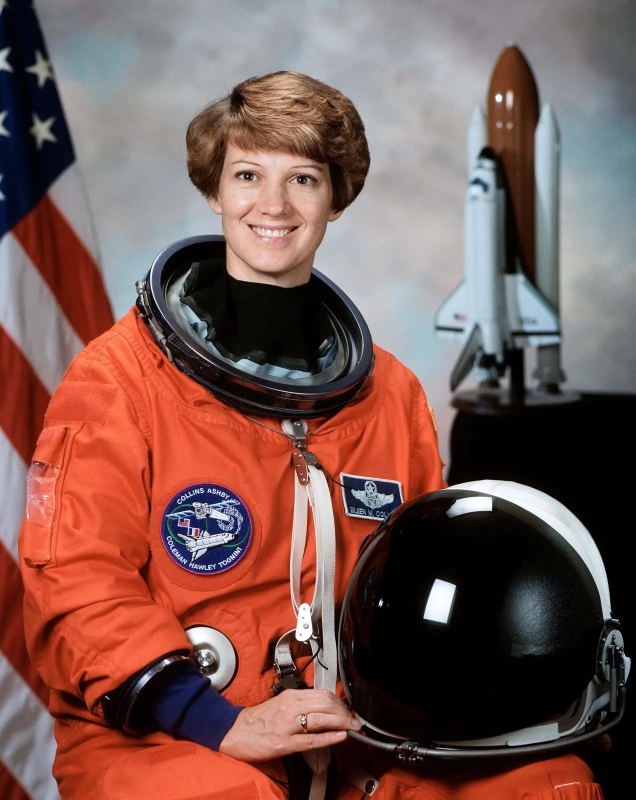
#> input picture astronaut.png, 1272 x 1600 px (shown at 1/2 size)
$ python process.py
#> lines starting #> are read from the running program, lines starting #| are printed output that depends on the picture
from PIL import Image

def main():
    image = Image.open("astronaut.png")
#> image is the input picture: PIL image 1272x1600 RGB; mean R, G, B 121.8, 88.8, 83.1
    image = image.crop((0, 0, 1024, 1024))
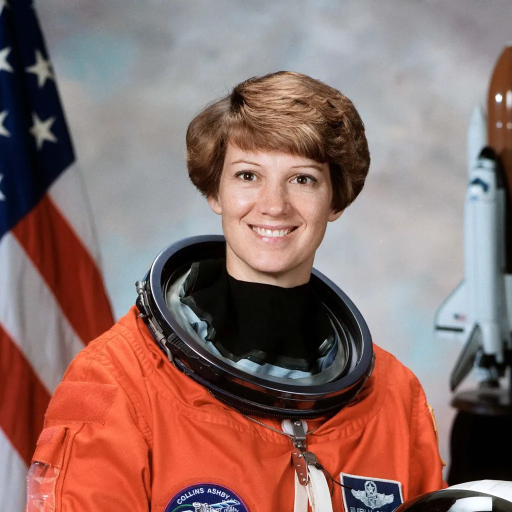
#> image: PIL image 1024x1024 RGB (shown at 1/2 size); mean R, G, B 141.4, 110.8, 105.6
    image.save("astronaut_crop.png")

    # Convert the image to YCbCr color space
    image_ycbcr = image.convert("YCbCr")
#> image_ycbcr: PIL image 1024x1024 YCbCr; mean of channels 0, 1, 2 118.9, 119.8, 143.2

    # Get the YCbCr channels
    y, cb, cr = image_ycbcr.split()
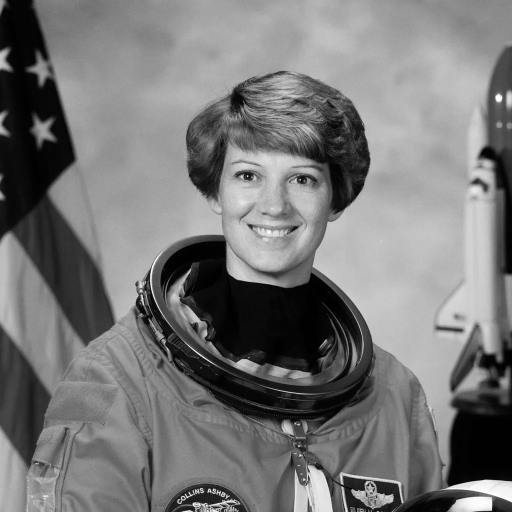
#> y: PIL image 1024x1024 L (shown at 1/2 size); min 0, max 255, mean 118.9
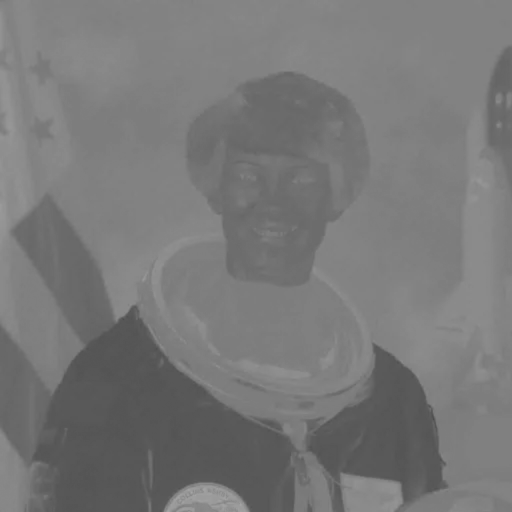
#> cb: PIL image 1024x1024 L (shown at 1/2 size); min 75, max 165, mean 119.8
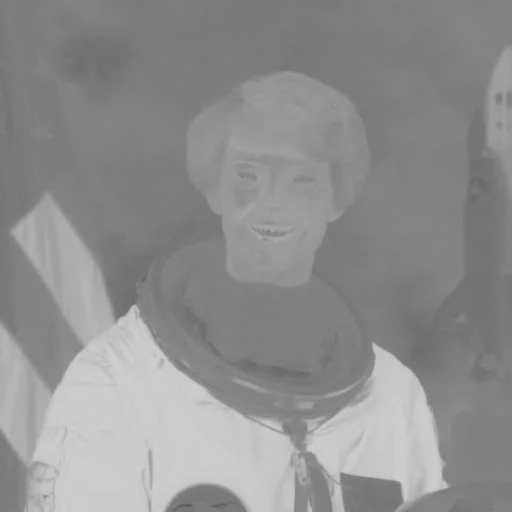
#> cr: PIL image 1024x1024 L (shown at 1/2 size); min 82, max 208, mean 143.2

    # Create a new image with the Y channel set to a constant value of 128
    y_const = Image.new("L", image_ycbcr.size, 128)
#> y_const: PIL image 1024x1024 L; every value is 128

    # Merge the constant Y channel with the original Cb and Cr channels
    image_without_y = Image.merge("YCbCr", (y_const, image_ycbcr.getchannel("Cb"), image_ycbcr.getchannel("Cr")))
#> image_without_y: PIL image 1024x1024 YCbCr; mean of channels 0, 1, 2 128, 119.8, 143.2

    # Convert the image back to RGB color space
    image_rgb = image_without_y.convert("RGB")
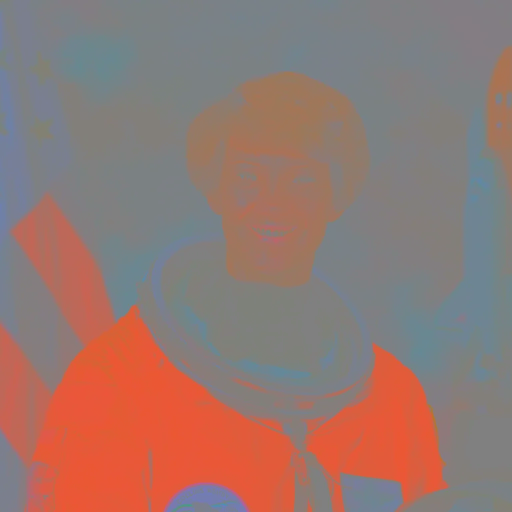
#> image_rgb: PIL image 1024x1024 RGB (shown at 1/2 size); mean R, G, B 148.9, 119.5, 113

    # Save the output image
    image_rgb.save("astronaut_without_y.png")

    # Extract the Y channel from the image
    y_channel = y

    # Create a new image with only the Y channel
    image_brightness = Image.merge("YCbCr", (y_channel, Image.new("L", image_ycbcr.size, 128), Image.new("L", image_ycbcr.size, 128)))
#> image_brightness: PIL image 1024x1024 YCbCr; mean of channels 0, 1, 2 118.9, 128, 128

    # Convert the image back to RGB color space
    image_rgb = image_brightness.convert("RGB")

    # Save the output image
    image_rgb.save("astronaut_brightness.png")

    # Create a new image with only the Cr channel
    cr_image = Image.merge("YCbCr", (Image.new("L", cr.size, 128), Image.new("L", cr.size, 128),cr))
#> cr_image: PIL image 1024x1024 YCbCr; mean of channels 0, 1, 2 128, 128, 143.2

    # Save the new image
    cr_image.save("cr_only_image.jpg")

    # Create a new image with only the Cb channel
    cb_image = Image.merge("YCbCr", (Image.new("L", cr.size, 128), cb, Image.new("L", cr.size, 128)))
#> cb_image: PIL image 1024x1024 YCbCr; mean of channels 0, 1, 2 128, 119.8, 128

    cb_image.save("cb_only_image.jpg")

if __name__ == "__main__":
    print("start...")
    main()
    print("end...")
